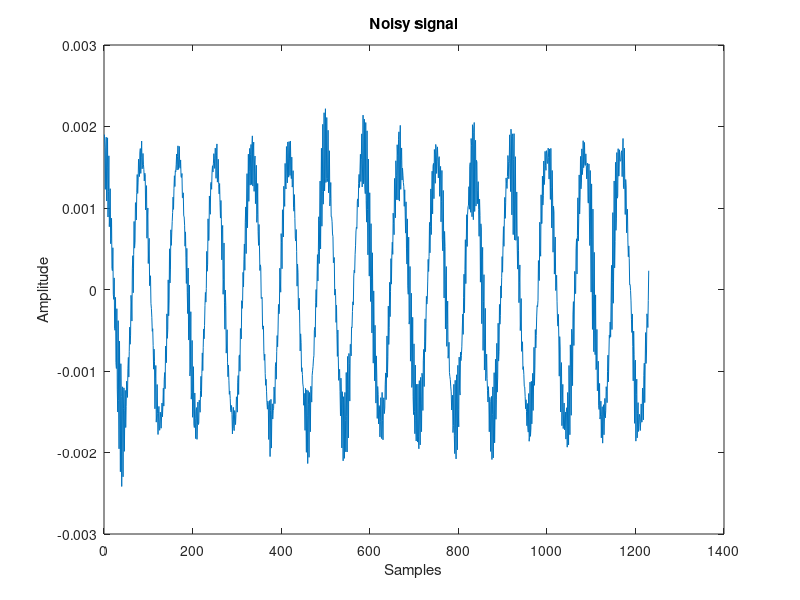
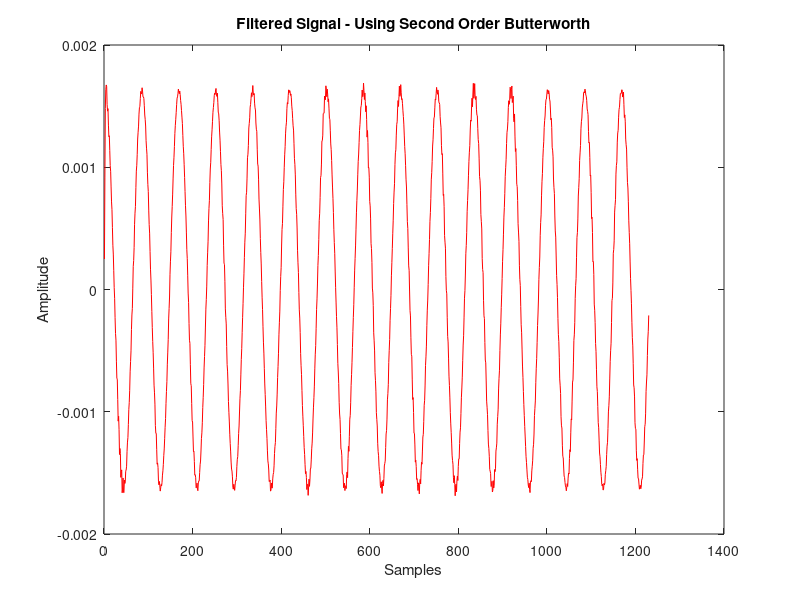
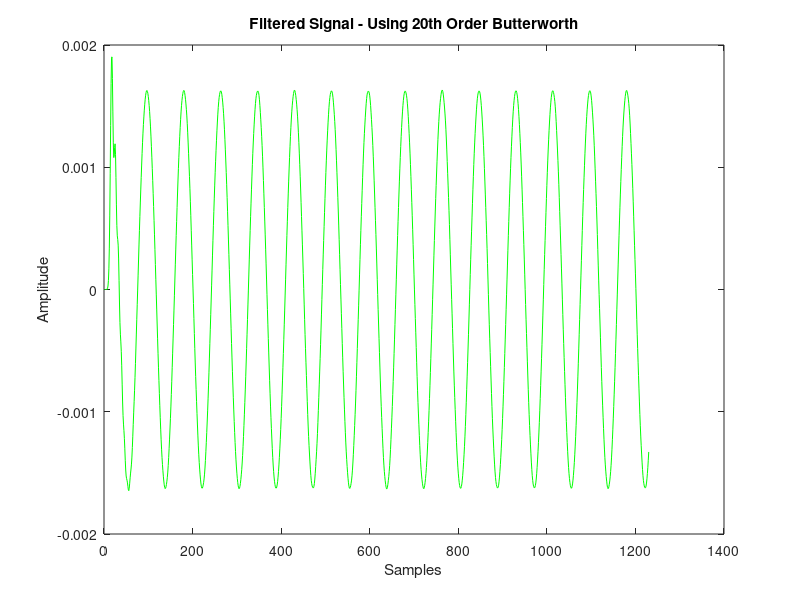
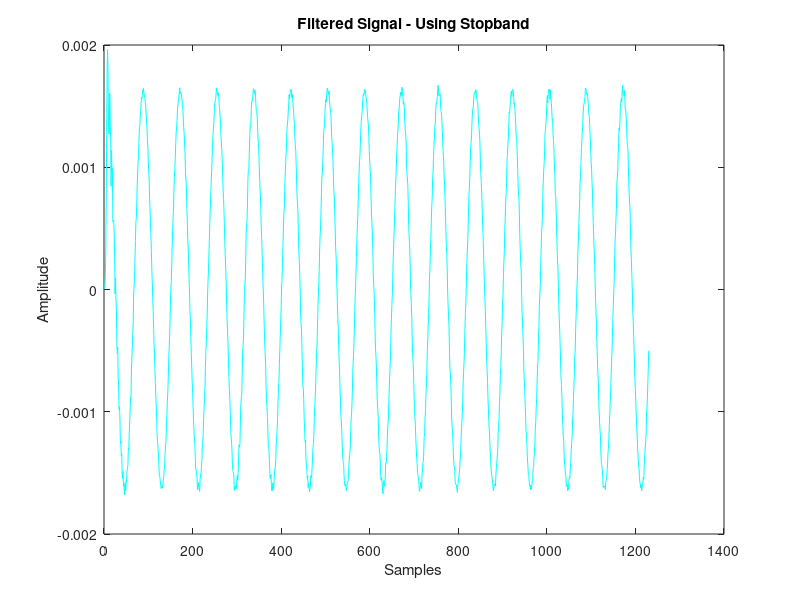

Write the MATLAB code that produced these figures, in order. (Note: this script raises an error after producing the figures.)
%% Filters Lab
%
% Based on a script by David Dorran.
% The original script is available at <http://dadorran.wordpress.com>.
% Search for "filtering matlab demo".
%
% Adapted for EG-247 Signals and Systems
% by Chris P. Jobling
%
%% Basic parameters
% We will be designing a digital filter and plotting frequency spectra
% using a digital technique called the Fast Fourier Transform. So we need
% to define our sampling times, etc.
%
% Note we are doing this in advance of presenting sampling theory!
Ts = 0.001;   % sampling time
fs = 1/Ts;    % sampling frequency in Hz
ws = 2*pi*fs; % sampling frequency in rad/s
%% Signal with noise
% generate the noisy signal which will be filtered
f0 = 12;      % Hz
t = 0:Ts:1.23;
x = cos(2*pi*f0*t)
x(end) = []; % removes last element
%%
% Additive noise is simulated by band-passing a random signal between
% $0.6\omega_s$ and $0.7\omega_s$
[b a] = butter(2,[0.6 0.7],'bandpass');
filtered_noise = filter(b,a,randn(1, length(x)*2));
x = (x + 0.5*filtered_noise(500:500+length(x)-1))/length(x)*2;
%%
plot(x)
title('Noisy signal')
xlabel('Samples');
ylabel('Amplitude')
%% Frequency spectrum
% Plot magnitude spectrum of the signal.
% In interpreting this plot note that the DFT bin number is
% related to the number of samples in the original
% signal which happens to be 1230 in this case.
%
% Also, the frequency range is normaized to 0-$\omega_s$.
X_mags = abs(fft(x));
figure(10)
plot(X_mags)
xlabel('DFT Bins')
ylabel('Magnitude')
%%
% We now plot the first half of DFT (normalised frequency)
% after converting the bin number to its corresponding frequency.
% Note 1 corresponds to half the sampling frequency.
figure(10)
num_bins = length(X_mags);
plot([0:1/(num_bins/2 -1):1], X_mags(1:num_bins/2))
xlabel('Normalised frequency (\pi rads/sample)')
ylabel('Magnitude')
%%
% If we prefer, we can also plot the DFT in Hz.
%
% Note I've plotted a line at f0 as a verification of this result.
figure(11)
plot((fs/2)*[0:1/(num_bins/2 -1):1], X_mags(1:num_bins/2),[f0,f0],[0,0.5])
xlabel('Frequency (Hz)')
ylabel('Magnitude')
%% Butterworth filter
% Design a second order filter using a butterworth design technique.
% The first argument is the order of the filter
% The second argument is the cut-off frequency Wn normalized
% to half the sampling frequency. That is 0 < Wn < 1 where $1 =
% \omega_s/2$.
% The third argument is the type of filter.
%
% See the documentation for more information 'doc butter'.
%%
% In the spectrum we obtained previously, the noise occurs between
% 0.5 and 0.7 on the noramized frequency scale, so we choose 0.3 as Wn.
[b a] = butter(2, 0.3, 'low')
%%
%plot the frequency response (normalised frequency)
H = freqz(b,a, floor(num_bins/2));
figure(10)
hold on
plot([0:1/(num_bins/2 -1):1], abs(H),'r');
%%
% You should examine the filter response to confirm that the cut-off
% frequency (when magnitude H(jw) = 0.707) is 0.3.
%Redesign the filter using a higher order filter
%%
%filter the signal using the b and a coefficients obtained from
%the butter filter design function
x_filtered = filter(b,a,x);
%%
%plot the filtered signal
figure(2)
plot(x_filtered,'r')
title('Filtered Signal - Using Second Order Butterworth')
xlabel('Samples');
ylabel('Amplitude')
%% Design a higher order filter
[b2 a2] = butter(20, 0.3, 'low')
%%
%Plot the magnitude spectrum and compare with lower order filter
H2 = freqz(b2,a2, floor(num_bins/2));
figure(10)
hold on
plot([0:1/(num_bins/2 -1):1], abs(H2),'g');
%%
%filter the noisy signal and plot the result
x_filtered2 = filter(b2,a2,x);
figure(3)
plot(x_filtered2,'g')
title('Filtered Signal - Using 20th Order Butterworth')
xlabel('Samples');
ylabel('Amplitude')
%% Band reject filter
%Use a band reject filter in place of a low pass filter
[b_stop a_stop] = butter(20, [0.5 0.8], 'stop');
%%
%plot the magnitude spectrum
H_stopband = freqz(b_stop,a_stop, floor(num_bins/2));
figure(10)
hold on
plot([0:1/(num_bins/2 -1):1], abs(H_stopband),'c');
%%
%plot filtered signal
x_filtered_stop = filter(b_stop,a_stop,x);
figure(4);
plot(x_filtered_stop,'c')
title('Filtered Signal - Using Stopband')
xlabel('Samples');
ylabel('Amplitude')
%% Matlab's filter design
%Use matlabs built-in buttord function to get the optimum order to meet a specification
[N Wn] = buttord(0.1, 0.5, 5, 40)
%%
%use the N and Wn values obtained above to design the filter in the usual way
[b3 a3] = butter(N, Wn, 'low');
%%
%plot the magnitude spectrum
H3 = freqz(b3,a3, floor(num_bins/2));
figure(10);
hold on
plot([0:1/(num_bins/2 -1):1], abs(H2),'k');
figure(10)
%%
%filter the signal and plot the ouput of the filter
x_filtered3 = filter(b3,a3,x);
figure(5);
plot(x_filtered3,'k')
title(['Filtered Signal - Using ' num2str(N) ' th Order Butterworth'])
xlabel('Samples');
ylabel('Amplitude')
%% Other Filter Types
% comparison with other filter design techniques (chebyshev and elliptical)
[b_butter a_butter] = butter(4, 0.2, 'low');
H_butter = freqz(b_butter, a_butter);

[b_cheby a_cheby] = cheby1(4, 0.5, 0.2, 'low');
H_cheby = freqz(b_cheby, a_cheby);

[b_ellip a_ellip] = ellip(4, 0.5, 40, 0.2, 'low');
H_ellip = freqz(b_ellip, a_ellip);
%%
%plot each filter to compare
figure(11)
norm_freq_axis = [0:1/(512 -1):1];
plot(norm_freq_axis, abs(H_butter))
hold on
plot(norm_freq_axis, abs(H_cheby),'r')
plot(norm_freq_axis, abs(H_ellip),'g')
legend('Butterworth', 'Chebyshev', 'Elliptical')
xlabel('Normalised Frequency');
ylabel('Magnitude')
%%
%plot in dB for verification that spec is met
figure(12);
plot(norm_freq_axis, 20*log10(abs(H_butter)))
hold on
plot(norm_freq_axis, 20*log10(abs(H_cheby)),'r')
plot(norm_freq_axis, 20*log10(abs(H_ellip)),'g')
legend('Butterworth', 'Chebyshev', 'Elliptical')
xlabel('Normalised Frequency ');
ylabel('Magnitude (dB)')
%% GUI for filter design
% Matlab provides a filter design tool. Use it to design
% and test a low-pass butterworth filter with sampling frequency equal to your
% student number whose cut-off frequency (in Hz) is
% equal to the nearest whole number to your student number divided by 10 and whose stop band
% is the nearest whole number to your student number divided by 5.
% The filter should have 3dB in the pass band and 60 dB in the stop band.
%
% Save the result as lab8.mat and submit this for assessment along with a script lab8.m that demonstrates
% that the filter has the correct pass band, stop band and cut-off frequency behaviour.
fdatool
